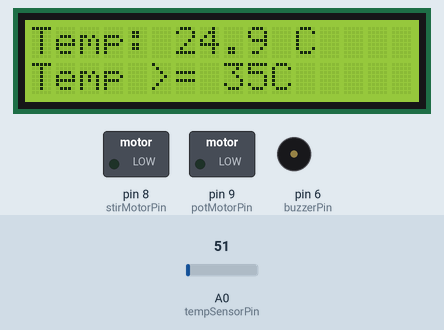
This sketch was run on a simulated Arduino Uno, built with avr-gcc and run on an emulated ATmega328P. Parts: 16×2 character LCD, switched loads named in the sketch (green lamp = pin HIGH), buzzer (waves = sounding, pin HIGH). Inputs (shaded band) come from the test bench; at power-on: A0 (tempSensorPin) = 51.

Above: at 1.2 s.
1.3 s: A0 (tempSensorPin) set to 63
At 2.3 s:
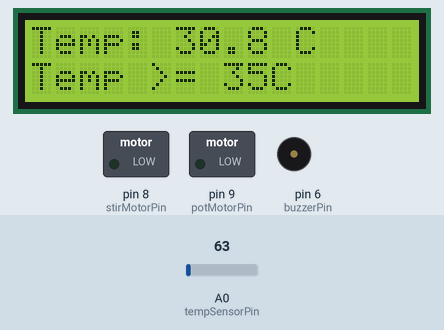
3.1 s: A0 (tempSensorPin) set to 76
At 4.2 s:
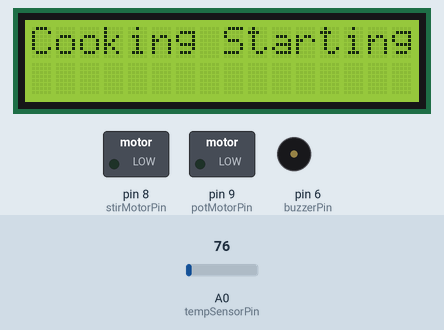
6.2 s: A0 (tempSensorPin) set to 71
At 34.1 s:
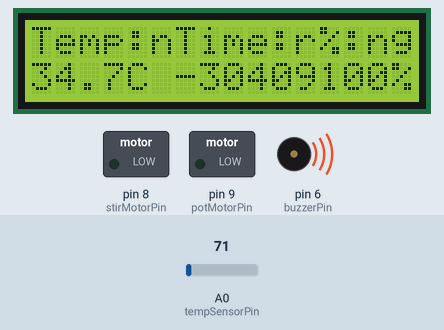
Timing chart, 0 to 36.8 s (numbered marks = the images above; inputs shaded):
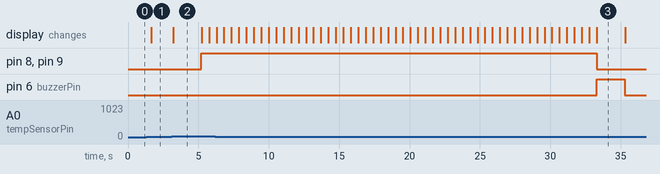

The sketch:

Ugali_Cooker.ino
```cpp
#include <Wire.h>
#include <LiquidCrystal_I2C.h>

// Define motor pins
const int potMotorPin = 9;    // Pin for pot rotation motor
const int stirMotorPin = 8;   // Pin for stirring motor

// Define buzzer pin
const int buzzerPin = 6;      // Pin for buzzer

// Define temperature sensor pin
const int tempSensorPin = A0;

// Initialize LCD (I2C)
LiquidCrystal_I2C lcd(0x27, 16, 2);  // Address 0x27 for a 16x2 display

// Timer variables
unsigned long startTime = 0;
const unsigned long cookingTime = 30000;  // 1 minute in milliseconds

bool cookingActive = false;
bool cookingCompleted = false;

void setup() {
  // Initialize LCD
  lcd.init();
  lcd.backlight();

  // Initialize motor and buzzer pins
  pinMode(potMotorPin, OUTPUT);
  pinMode(stirMotorPin, OUTPUT);
  pinMode(buzzerPin, OUTPUT);

  // Display initial message
  lcd.setCursor(0, 0);
  lcd.print("Waiting for");
  lcd.setCursor(0, 1);
  lcd.print("Temp >= 35C");
}

void loop() {
  if (!cookingCompleted) {
    // Read temperature from sensor
    float temperature = readTemperature();

    // Check if temperature is above 35 degrees Celsius to start motors
    if (temperature >= 35.0 && !cookingActive) {
      cookingActive = true;
      startTime = millis();  // Start the timer when cooking begins

      // Display cooking start message
      lcd.clear();
      lcd.setCursor(0, 0);
      lcd.print("Cooking Starting");
      delay(2000);  // Wait for 2 seconds to show the message
    }

    // If cooking is active, control motors and display status
    if (cookingActive) {
      // Start rotating the pot
      rotatePotMotor();

      // Start stirring the ugali
      stirUgali();

      // Display cooking status
      displayStatus(temperature);

      // Check if the cooking time has elapsed
      if (millis() - startTime >= cookingTime) {
        stopMotors();
        activateBuzzer();
        cookingActive = false;  // Stop motor control
        cookingCompleted = true; // Mark the cooking process as completed

        // Display cooking end message
        lcd.clear();
        lcd.setCursor(0, 0);
        lcd.print("Cooking Ended");
        lcd.setCursor(0, 1);
        lcd.print("Enjoy your meal");
      }
    } else {
      // Display current temperature while waiting to start
      lcd.setCursor(0, 0);
      lcd.print("Temp: ");
      lcd.print(temperature, 1);  // Temperature with 1 decimal place
      lcd.print(" C    ");
    }
  }

  // Add a small delay to avoid excessive updates
  delay(500);
}

float readTemperature() {
  // Read analog value from LM35 sensor
  int sensorValue = analogRead(tempSensorPin);

  // Convert analog value to temperature in Celsius
  float temperature = (sensorValue * 5.0 / 1024.0) / 0.01;

  return temperature;
}

void rotatePotMotor() {
  // Example: Rotate pot motor clockwise
  digitalWrite(potMotorPin, HIGH);
  // Implement motor speed control using PWM if needed
}

void stirUgali() {
  // Example: Start stirring motor
  digitalWrite(stirMotorPin, HIGH);
  // Implement stirring pattern or algorithm
}

void stopMotors() {
  // Stop all motors
  digitalWrite(potMotorPin, LOW);
  digitalWrite(stirMotorPin, LOW);
}

void activateBuzzer() {
  // Activate the buzzer to indicate cooking is complete
  digitalWrite(buzzerPin, HIGH);
  delay(2000); // Buzzer on for 2 seconds
  digitalWrite(buzzerPin, LOW);
}

void displayStatus(float temperature) {
  // Calculate time elapsed
  unsigned long currentTime = millis();
  unsigned long elapsedTime = currentTime - startTime;

  // Calculate remaining time in seconds
  int remainingTime = (cookingTime - elapsedTime) / 1000;

  // Calculate percentage progress
  int progress = (elapsedTime * 100) / cookingTime;

  // Display titles and values
  lcd.setCursor(0, 0);
  lcd.print("Temp:");
  lcd.setCursor(6, 0);
  lcd.print("Time:");
  lcd.setCursor(12, 0);
  lcd.print("%:");

  lcd.setCursor(0, 1);
  lcd.print(temperature, 1);  // Temperature with 1 decimal place
  lcd.print("C ");

  lcd.setCursor(6, 1);
  lcd.print(remainingTime);
  lcd.print("s ");

  lcd.setCursor(12, 1);
  lcd.print(progress);
  lcd.print("% ");
}
```

Measured:
- the behaviour switches between 71 and 72 on A0 (tempSensorPin) (found by bisection; images 1 and 2)
- after the input at 1.3 s, the display: changes after 0.35 s (image 1)
- after the input at 3.1 s, pin 8 (stirMotorPin), pin 9 (potMotorPin): LOW → HIGH after 2.1 s; the display: changes after 0.10 s (image 2)
- what the display in image 2 shows lasts 2.0 s, from 3.2 s to 5.2 s
